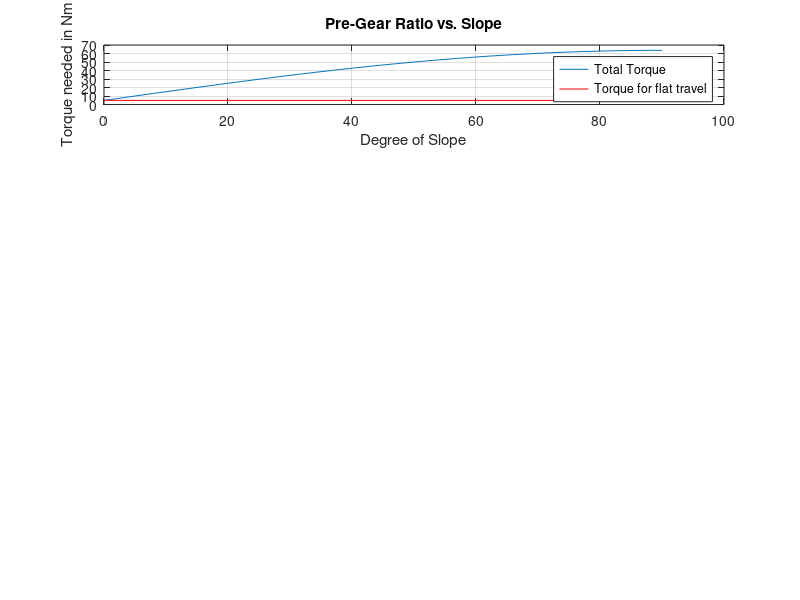

Write the MATLAB code that produced this figure. (Note: this script raises an error after producing the figure.)
%% Rock Raiders - Motor Selection
%% Administrative
%A file to help estimate necessary torque requirements of a rover.
%Johnathan Corbin - 2018
clear, clc

%% Constants
%Declaration of several constants regarding the rover.
motor_voltage = 12; %Volts
mass = 60; %kg, slightly over for a better factor of safety.
gravity = 9.81; %m/s^2
weight = mass * gravity; %N
wheel_radius = .2 / 2; %m
target_speed = 2.25; %m/s
motors = 2; %# of motors
gear_ratio = 36; %Gear Ratio

%% Rolling Resistance
%I'd like to point out that we could determine this resistance by pulling
%the rover across various conditions with the wheels assembled. Otherwise
%this is all just estimates.

%Coefficient of rolling resistance for a stage coach on dirt and snow.
Crr1 = .073;
%Addition to the coefficient of rolling resistance for drive train
%inefficiences.
Crr = Crr1 + .01;

%Calculating resistive force.
F_rolling = Crr * weight; %N

%Torque needed.
rolling_torque = F_rolling * wheel_radius;

%% Slope Climbing
%Moving up a slope affects affects the torque needed. Larger slope means
%more torque.

%Setting an array of slope degrees from 0 to 90.
degrees = (0:90);
%Converting to radians.
radians = degrees * pi / 180;

%Calculating slope force.
F_slope = weight * sin(radians);
%Note: I'm using the y-component of weight, not
%the x-component. This makes this estimate slightly larger, which gives us
%a larger margin of error.

%Torque needed.
slope_torque = F_slope * wheel_radius;

%% Air drag.
%Technically at large speeds, an analysis of air drag is required. I'm going to neglect
%this, since we shouldn't be operating at high enough speeds to encounter
%sufficient drag forces.

%% Total Torque.
%The total torque required to overcome rolling resistance and the slope.
total_torque = rolling_torque + slope_torque;

%Plotting the total torque vs. the degree of slope.
figure
subplot(5, 2, [1 2]);
plot(degrees, total_torque)
hold on
plot([0 90], [1 1]*rolling_torque, 'r') %Plot for rolling torque
grid on
xlabel('Degree of Slope')
ylabel('Torque needed in Nm')
title('Pre-Gear Ratio vs. Slope')
legend('Total Torque', 'Torque for flat travel')
hold off

torque_calculations(gear_ratio, total_torque, motors, degrees)

%% Motor Speed
%Motor speed calculated from our desired linear speed.
w = target_speed / wheel_radius; %rad/s
%Assumes no wheel slippage.

%Converting to RPM.
angular_velocity = w * 60 / ( 2 * pi);

%% Motor Power
%The total power that needs to be produced by all motors.
power_total = w * total_torque;

%The power needed to roll over flat ground.
power_rolling = w * rolling_torque;

%Plotting power vs. degree of slope
subplot(5, 2, [5 6]);
plot(degrees, power_total, 'r')
hold on
plot([1 90], [1 1]*power_rolling, 'g')
grid on
xlabel('Degree of Slope')
ylabel('Power needed in Watts')
title('Required Power vs. Slope')
legend('Total Power', 'Power for flat ground')
hold off

%% Creating Table for Values of Motor Requirements

slope = [0; 10; 20; 30; 40];
torque = [total_torque(1); total_torque(10); total_torque(20); total_torque(30); total_torque(40)];
wheel_torque = torque / motors;
motor_torque = wheel_torque / gear_ratio;
power = [power_total(1); power_total(10); power_total(20); power_total(30); power_total(40)];
motor_power = power / motors;
names = {'Degree'; 'Torque'; 'WheelTorque'; 'MotorTorque'; 'TotalPower'; 'MotorPower'};
disp('Table for necessary motor requirements.')
table = table(slope, torque, wheel_torque, motor_torque, power, motor_power, 'VariableNames', names);
disp(table)
disp('Torque (Nm)')
disp('Power (W)')
disp('WheelTorque is how much torque is required at the contact point of each individual wheel and the ground.')
disp('MotorTorque is how much torque each motor individually needs, after accounting for the indicated gear ratio.')


%% Motor Analysis - am-0912
%These are values for our old motors, designated as motor A.
no_load_speed_A = 16000; %rpm
stall_torque_A = .428; %Nm
no_load_current_A = 1.2; %A
stall_current_A = 63.745; %A
%{
%Reading in the motor curves for the motor.
old_motor_curve = imread('am0912_Curves.jpg');
figure
%subplot(4, 4, [1, 2, 5, 6])
imshow(old_motor_curve)
title('Old Motor Curves (am-0912)')
%}

%% Motor analysis - am-3775
%These are values for our redline motors, designated as motor B.
no_load_speed_B = 19649; %rpm
stall_torque_B = .6273; %Nm
no_load_current_B = 3.162; %A
stall_current_B = 106.918; %A

%{
%Reading in the motor curves for the motor.
redline_curve = imread('Redline_Curves.jpg');
%subplot(4, 4, [11, 12, 15, 16])
figure
imshow(redline_curve)
title('Redline Motor Curves (am-3775)')
%}

%% Functions
function torque_calculations(gear_ratio, total_torque, motors, degrees)
individual_torques_wheel = total_torque / motors;
individual_torques_motors = individual_torques_wheel / gear_ratio;
subplot(5, 2, [9 10])
plot(degrees, individual_torques_motors)
xlabel('Degree of Slope')
ylabel('Torque needed in Nm')
title('Post - Gear Ratio for Each Motor vs. Slope')
grid on
end
%% Junk Code
%{
models = {'am-0912'; 'am-3775'};

no_load_speed_all = [no_load_speed_A; no_load_speed_B];
stall_torque_all = [stall_torque_A; stall_torque_B];
no_load_current_all = [no_load_current_A; no_load_current_B];
stall_current_all = [stall_current_A; stall_current_B];

no_load_speed_all = [1; 2];
stall_torque_all = [1; 2];
no_load_current_all = [1; 2];
stall_current_all = [1; 2];
columns = {'NoLoadSpeed'; 'StallTorque'; 'NoLoadCurrent'; 'StallCurrent'};
disp('Table with motor specifications.')
motor_table = table2(no_load_speed_all, stall_torque_all);
disp(motor_table)
disp('NoLoadSpeed (RPM)')
disp('StallTorque (Nm)')
disp('NoLoadCurrent (A)')
disp('StallCurrent (A)')


% %Motor performance curves
% speed_A = no_load_speed_A * (1 - torques / stall_torque_A); 
% current_A = no_load_current_A + (stall_current_A - no_load_current_A) * (1 - w / no_load_speed_A);
% power_A = no_load_speed_A * torques - (no_load_speed_A / stall_torque_A) * torques.^2;
% efficiency_A = power_A / (current_A * motor_voltage);
% 
% %Plotting the curves
% figure
% subplot(2, 2, 1);
% plot(torques, speed_A, 'r')
% title('Speed vs. Torque')
% xlabel('Torque')
% ylabel('Speed (RPM)')
% grid on
% 
% subplot(2, 2, 2);
% plot(torques, current_A)
% title('Current vs. Torque')
% xlabel('Torque')
% ylabel('Current (A)')
% grid on
% 
% subplot(2, 2, 3);
% plot(torques, power_A);
% title('Power vs. Torque')
% xlabel('Torque')
% ylabel('Power (W)')
% grid on
% 
% subplot(2, 2, 4);
% plot(torques, efficiency_A);
% title('Efficiency vs. Torque')
% xlabel('Torque')
% ylabel('Efficiency')
% grid on
%}